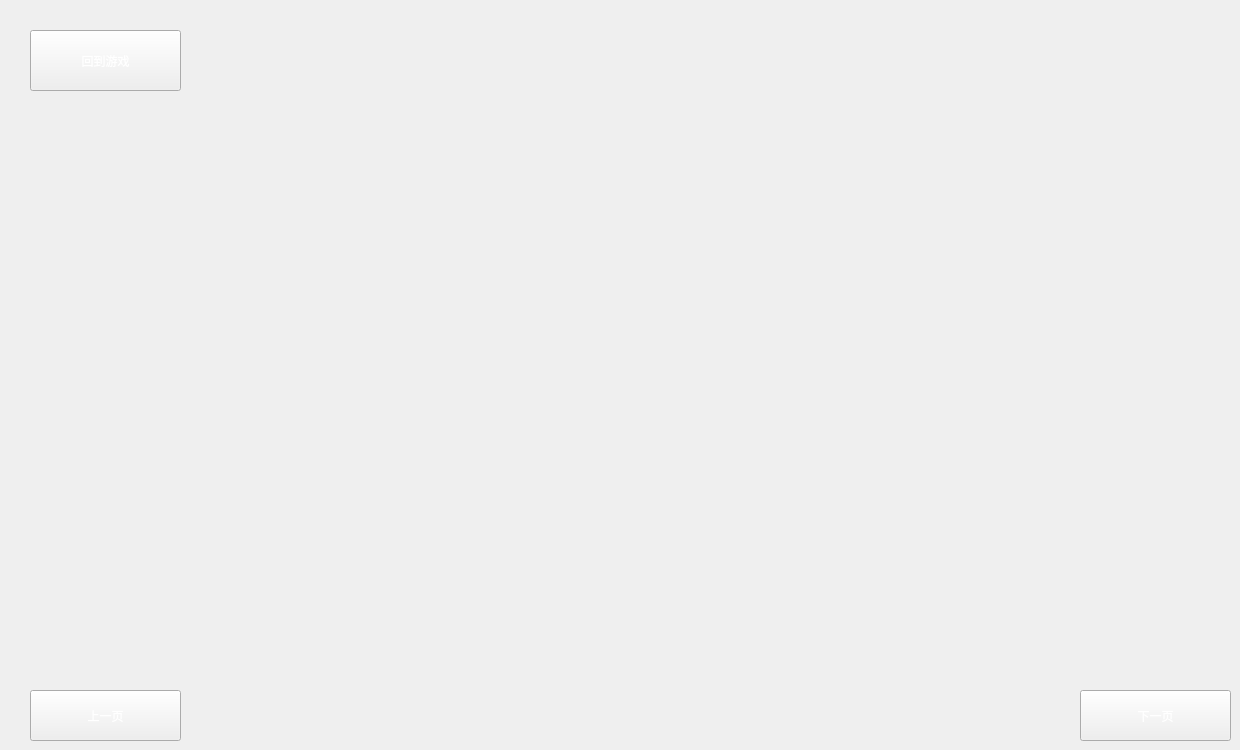
     <widget class="QWidget" name="help3">
      <property name="styleSheet">
       <string notr="true">background-image: url(:/help/img/energy.png);</string>
      </property>
      <widget class="QPushButton" name="pushButton_backhome_3">
       <property name="geometry">
        <rect>
         <x>30</x>
         <y>30</y>
         <width>151</width>
         <height>61</height>
        </rect>
       </property>
       <property name="styleSheet">
        <string notr="true">color: rgb(255, 255, 255);
font: 20pt &quot;华文琥珀&quot;;</string>
       </property>
       <property name="text">
        <string>回到游戏</string>
       </property>
      </widget>
      <widget class="QPushButton" name="pushButton_next_5">
       <property name="geometry">
        <rect>
         <x>1080</x>
         <y>690</y>
         <width>151</width>
         <height>51</height>
        </rect>
       </property>
       <property name="styleSheet">
        <string notr="true">color: rgb(255, 255, 255);
font: 20pt &quot;华文琥珀&quot;;</string>
       </property>
       <property name="text">
        <string>下一页</string>
       </property>
      </widget>
      <widget class="QPushButton" name="pushButton_up_2">
       <property name="geometry">
        <rect>
         <x>30</x>
         <y>690</y>
         <width>151</width>
         <height>51</height>
        </rect>
       </property>
       <property name="styleSheet">
        <string notr="true">color: rgb(255, 255, 255);
font: 20pt &quot;华文琥珀&quot;;</string>
       </property>
       <property name="text">
        <string>上一页</string>
       </property>
      </widget>
     </widget>
